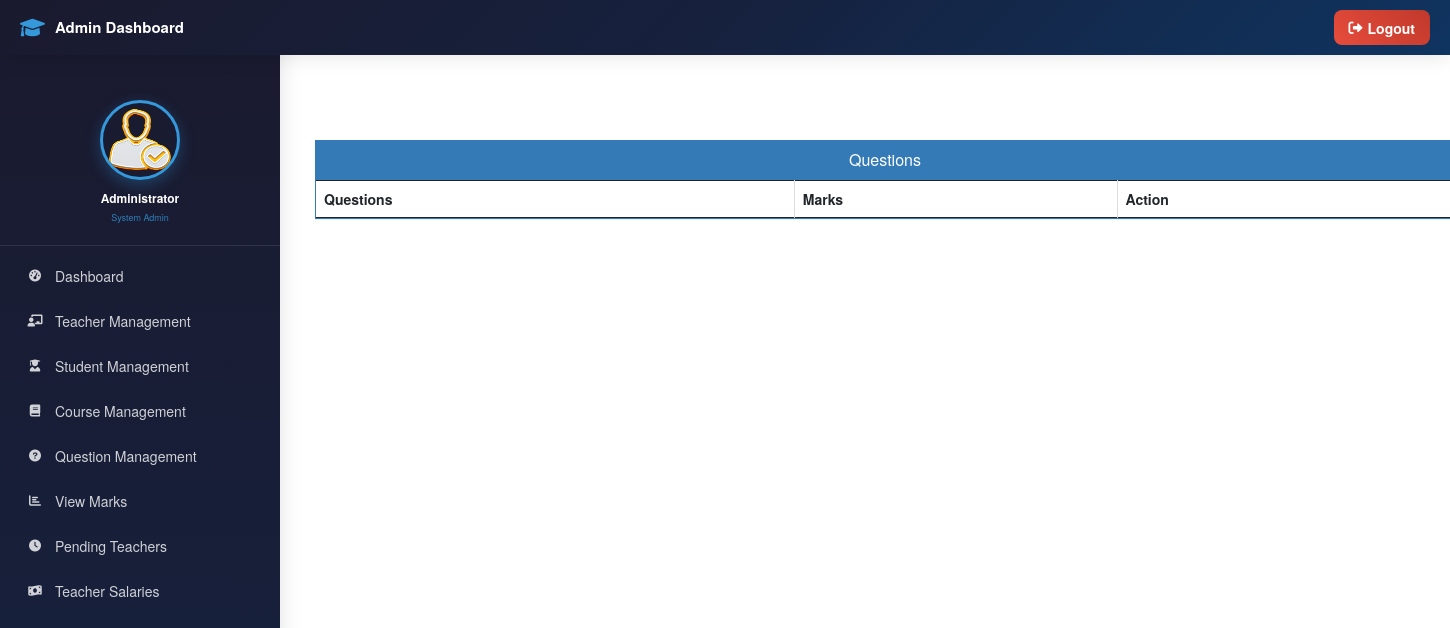
The page /view-question/5 (signed in) on the database as committed earlier.
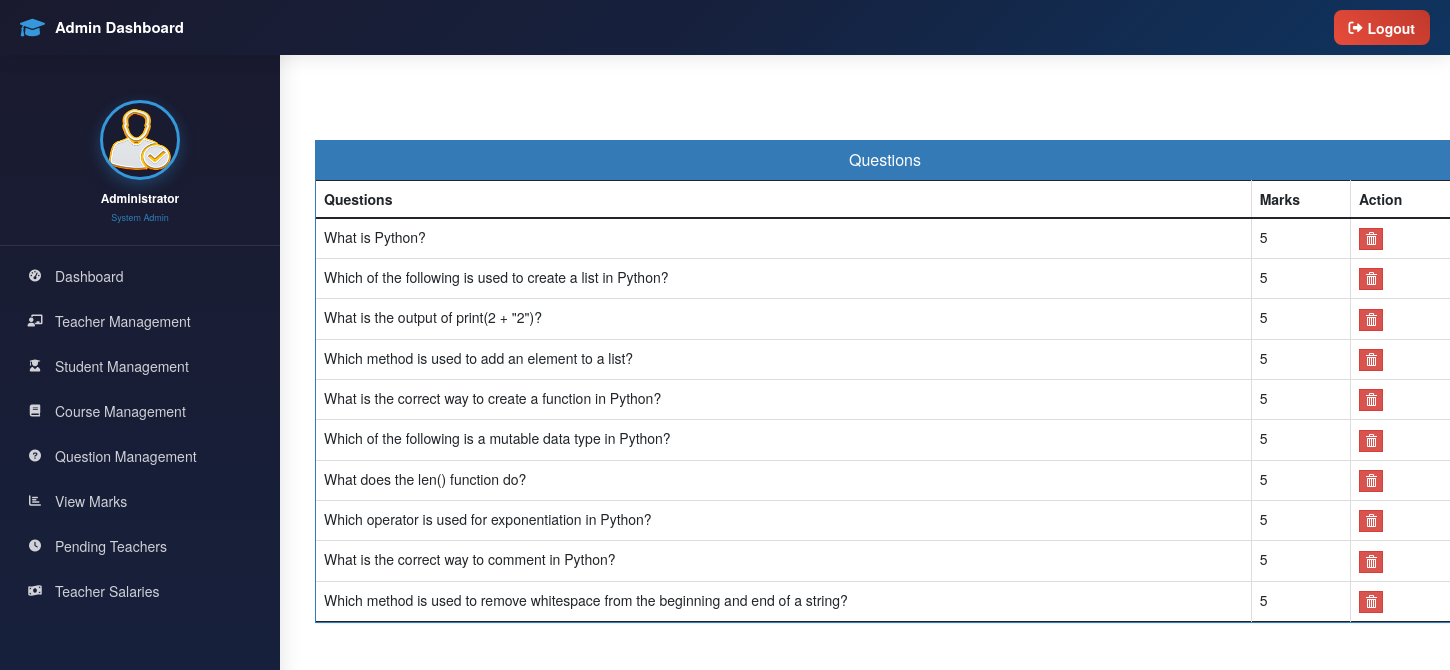
The same page on the database as committed later.
### exam/models.py (models this page shows)
class Question(models.Model):
    course=models.ForeignKey(Course,on_delete=models.CASCADE)
    marks=models.PositiveIntegerField()
    question=models.CharField(max_length=600)
    option1=models.CharField(max_length=200)
    option2=models.CharField(max_length=200)
    option3=models.CharField(max_length=200)
    option4=models.CharField(max_length=200)
    cat=(('Option1','Option1'),('Option2','Option2'),('Option3','Option3'),('Option4','Option4'))
    answer=models.CharField(max_length=200,choices=cat)

### exam/views.py (the view)
# urls.py: path('view-question/<int:pk>', views.view_question_view,name='view-question'),
@login_required(login_url='adminlogin')
def view_question_view(request,pk):
    questions=models.Question.objects.all().filter(course_id=pk)
    return render(request,'exam/view_question.html',{'questions':questions})

### templates/exam/view_question.html (shortened to what this page needs)
{% extends 'exam/adminbase.html' %}
{% block content %}
{%load static%}
<head>
  <link href="//netdna.bootstrapcdn.com/bootstrap/3.0.0/css/bootstrap.min.css" rel="stylesheet" id="bootstrap-css">
</head>
<br><br>
<div class="container">
  <div class="panel panel-primary rounded-0">
    <div class="panel-heading rounded-0">
      <h6 class="panel-title">Questions</h6>
    </div>
    <table class="table table-hover table-bordered" id="dev-table">
      <thead>
        <tr>
          <th>Questions</th>
          <th>Marks</th>
          <th>Action</th>
        </tr>
      </thead>
      {% for c in questions %}
      <tr>
        <td> {{c.question}}</td>
        <td>{{c.marks}}</td>
        <td><a class="btn btn-danger btn-xs" style="border-radius: 0%;" href="{% url 'delete-question' c.id  %}"><span class="glyphicon glyphicon-trash"></span></a></td>
      </tr>
      {% endfor %}
    </table>
  </div>
</div>
<br><br><br><br><br><br>
{% endblock content %}

Rows that differ between the two databases and show on the page:
added Question: question "What is Python?", marks "5"
added Question: question "Which of the following is used to create a list in Python?", marks "5"
added Question: question "What is the output of print(2 + \"2\")?", marks "5"
added Question: question "Which method is used to add an element to a list?", marks "5"
added Question: question "What is the correct way to create a function in Python?", marks "5"
added Question: question "Which of the following is a mutable data type in Python?", marks "5"
added Question: question "What does the len() function do?", marks "5"
added Question: question "Which operator is used for exponentiation in Python?", marks "5"
added Question: question "What is the correct way to comment in Python?", marks "5"
added Question: question "Which method is used to remove whitespace from the beginning and end of a string?", marks "5"
